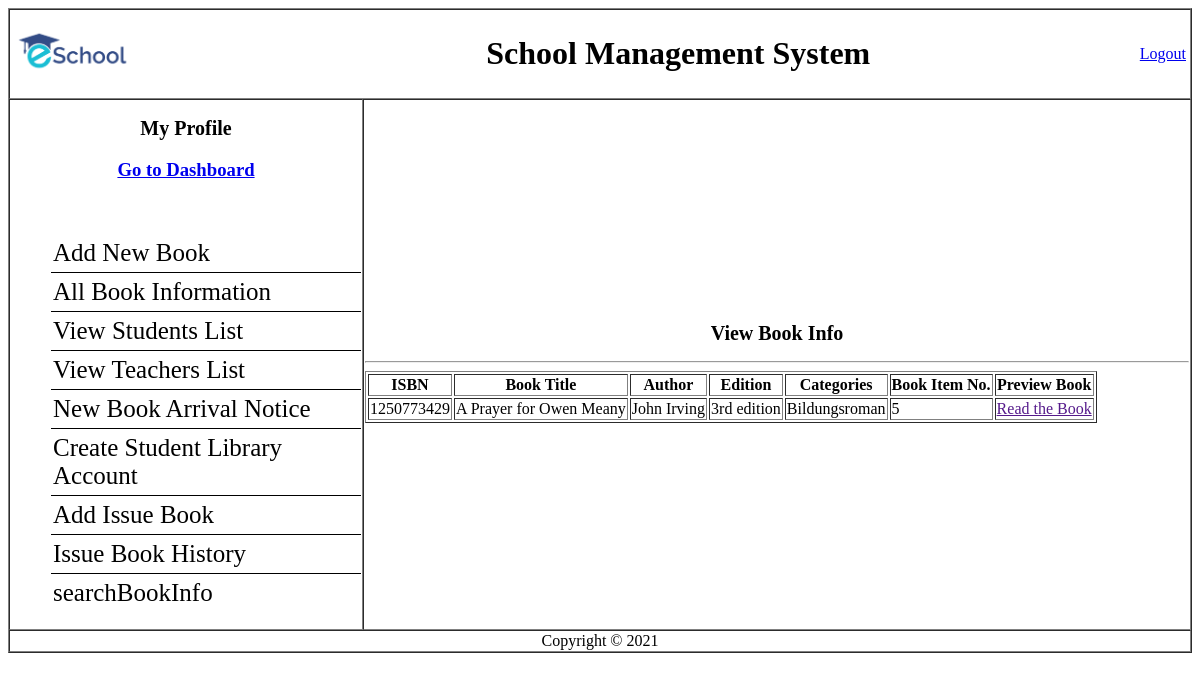
The app's page /Librarian/View/viewBookInfo.php?serialno=1 (signed in) with its own data.
### tables this page shows
CREATE TABLE `book_info` (
  `sl` int(11) NOT NULL,
  `isbn` varchar(30) NOT NULL,
  `title` varchar(70) NOT NULL,
  `author` varchar(70) NOT NULL,
  `edition` varchar(70) NOT NULL,
  `categories` varchar(100) NOT NULL,
  `bookfile` varchar(50) NOT NULL,
  `bookcopy` varchar(50) NOT NULL
);

### Librarian/Model/usersmodel.php (called while the page is built, shortened)
<?php
 function viewBookInfo($serialno){
    $conn = getConnection();
    $sql = "select * from book_info where sl='$serialno'";
    $result = mysqli_query($conn,$sql);
    $row = mysqli_fetch_assoc($result);
    return $row;
 }
?>

### Librarian/View/viewBookInfo.php (the view, shortened to what this page needs)
<?php
$title= "View Book Info";
include('header.php');
require_once('../Model/usersmodel.php');
$serialno = $_GET['serialno'];
$bookinfo =  viewBookInfo($serialno);
?>
    <table border="1" cellspacing="0" width="100%" >
      <tr>
        <td colspan="2">
          <table width="100%">
            <tr>
              <td><img height="50px" weight="50px" src="../Resources/logo.png" alt=""></td>
              <td align = "center"><h1>School Management System</h1></td>
              <td align = "right">
                <a href="../Controller/logout.php">Logout</a>
              </td>
            </tr>
          </table>
        </td>
      </tr>
      <tr id="navigation">
        <td width="350px">
        <h2 align="center"><a href="viewLibrarianProfile.php">My Profile</a></h2></h2>
          <h3 align="center"><a href="dashboard.php">Go to Dashboard</a></h3></br>
          <div id="sidebar">
          <ul>
            <li><a href="addnewbook.php">Add New Book</a></li>
            <li><a href="allBooksInfo.php">All Book Information</a></li>
            <li><a href="viewStudentsList.php">View Students List</a></li>
            <li><a href="viewTeachersList.php">View Teachers List</a></li>
            <li><a href="noticeForm.php">New Book Arrival Notice</a></li>
            <li><a href="studentLibraryAcc.php">Create Student Library Account</a></li>
            <li><a href="issueNewBook.php">Add Issue Book</a></li>
            <li><a href="issuedBookHistory.php">Issue Book History</a></li>
            <li><a href="searchBookInfo.php">searchBookInfo</a></li>
          </ul>
          </div>
        </td>
        <td id="main content"><h2 align="center" ><?php echo $title; ?></h2><hr>
    <table border="1">
    <tr>
            <th>ISBN</th>
            <th>Book Title</th>
            <th>Author</th>
            <th>Edition</th>
            <th>Categories</th>
            <th>Book Item No.</th>
            <th>Preview Book</th>
        </tr>
        <tr>
            <td><?php echo $bookinfo['isbn']; ?></td>
            <td><?php echo $bookinfo['title']; ?></td>
            <td><?php echo $bookinfo['author']; ?></td>
            <td><?php echo $bookinfo['edition']; ?></td>
            <td><?php echo $bookinfo['categories']; ?></td>
            <td><?php echo $bookinfo['bookcopy']; ?></td>
            <td><a href="<?php echo $bookinfo['bookfile']; ?>">Read the Book</a></td>
        </tr>
      </table>
      <?php include('footer.php'); ?>

### Librarian/Resources/css/style.css (style rules this page uses)
#navigation h2 { font-size: 20px; text-align: center; }
#navigation h2 a { text-decoration: none; color: #000; }
#sidebar ul li { list-style-type: none; font-size: 25px; border-bottom: 1px solid #000; padding: 5px 2px; }
#sidebar ul li:last-child { border-bottom: 0; }
#sidebar ul li a { text-decoration: none; color: #000; }

### records on screen
book_info: isbn "1250773429", title "A Prayer for Owen Meany", author "John Irving", edition "3rd edition", categories "Bildungsroman", bookcopy "5"

### other values on screen
$title "View Book Info"
